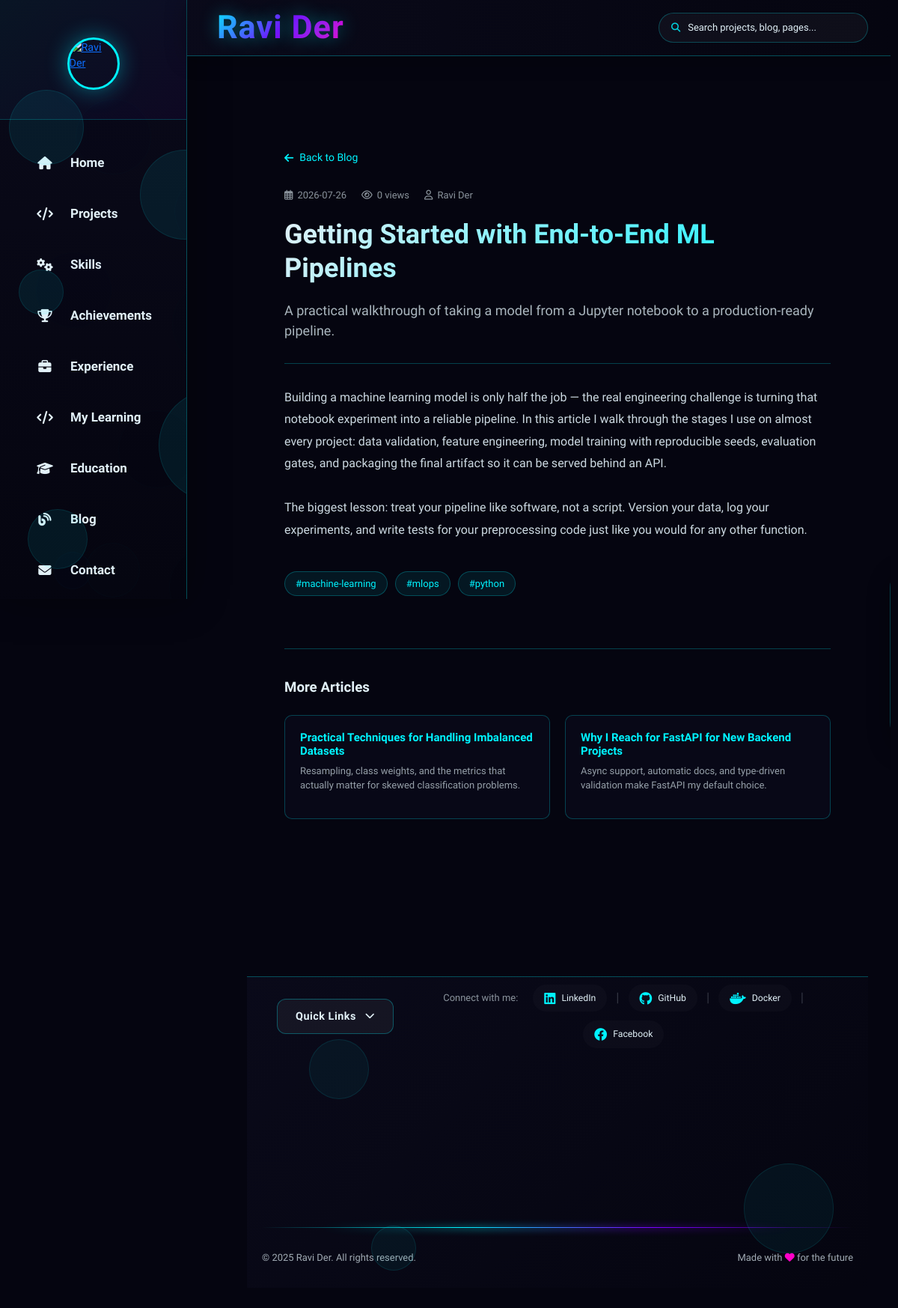
Before: /blog/getting-started-with-ml-pipelines with the older database file.
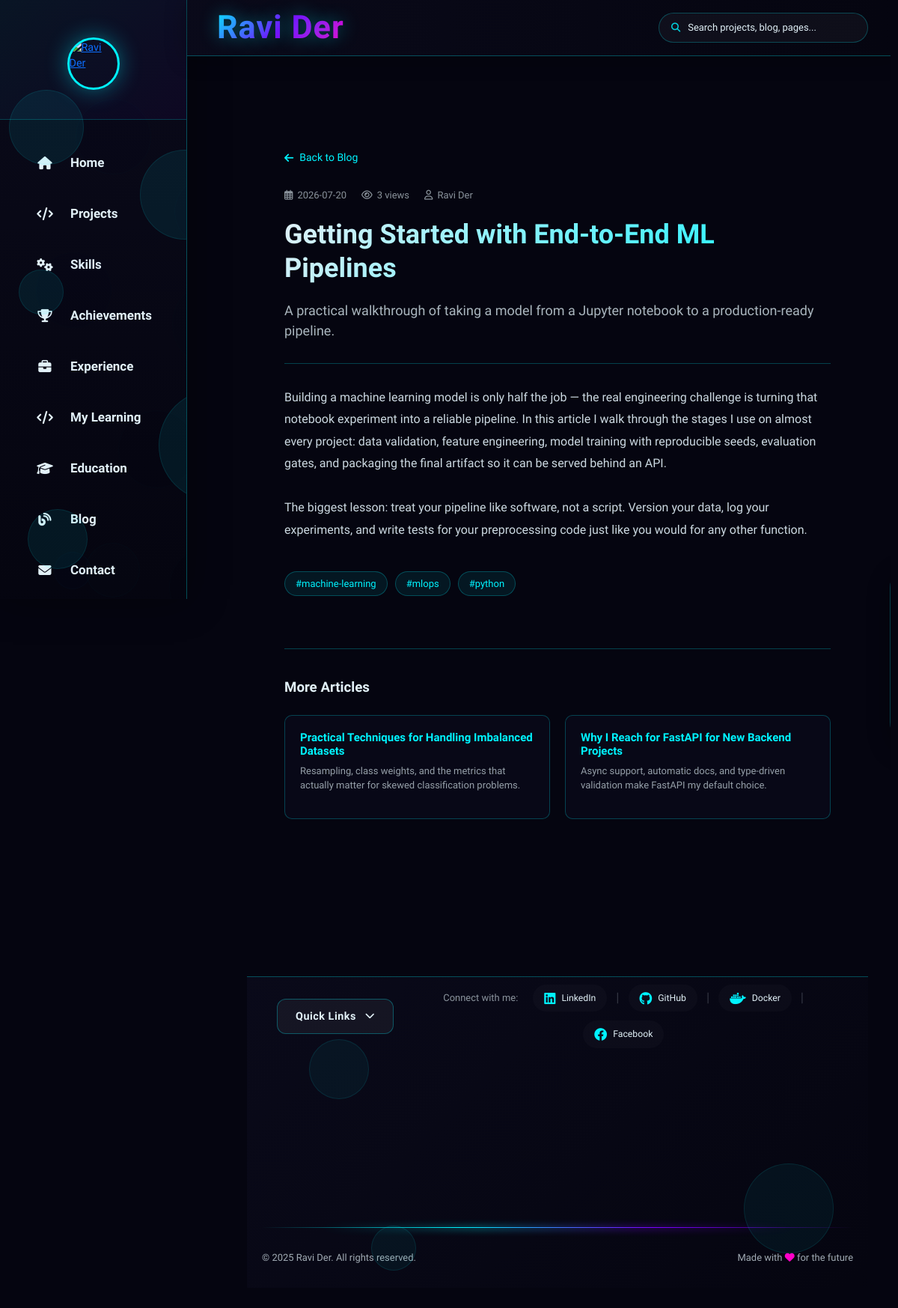
After: the same page with the newer database file.
### tables this page shows
CREATE TABLE blog_posts (
    id INTEGER PRIMARY KEY AUTOINCREMENT,
    slug TEXT UNIQUE NOT NULL,
    title TEXT NOT NULL,
    summary TEXT NOT NULL,
    content TEXT NOT NULL,
    cover_image TEXT,
    tags TEXT,
    author TEXT DEFAULT 'Ravi Der',
    published_at TEXT NOT NULL,
    views INTEGER DEFAULT 0
, status TEXT DEFAULT 'published', updated_at TIMESTAMP, display_order INTEGER DEFAULT 0);

### flask_app.py (the view)
    @app.route('/blog/<slug>')
    def blog_post(slug):
        conn = db.get_connection()
        with conn:
            conn.execute("UPDATE blog_posts SET views = views + 1 WHERE slug = ?", (slug,))
        post = conn.execute("SELECT * FROM blog_posts WHERE slug = ?", (slug,)).fetchone()
        related = conn.execute(
            "SELECT * FROM blog_posts WHERE slug != ? AND (status = 'published' OR status IS NULL) "
            "ORDER BY published_at DESC LIMIT 3", (slug,)
        ).fetchall()
        conn.close()
        if not post:
            abort(404)
        return render_template('blog_post.html', post=post, related=related)

### app/core/db.py (called while the page is built)
def get_connection():
    os.makedirs(DATA_DIR, exist_ok=True)
    conn = sqlite3.connect(DB_PATH)
    conn.row_factory = sqlite3.Row
    conn.execute("PRAGMA foreign_keys = ON")
    conn.execute("PRAGMA journal_mode = WAL")
    conn.execute("PRAGMA synchronous = NORMAL")
    return conn

def now_iso():
    return datetime.now(timezone.utc).isoformat()

### flask_app.py (called while the page is built)
@app.context_processor
def inject_seo_globals():
    return {
        "site_url": SITE_URL.rstrip('/'),
        "google_site_verification": GOOGLE_SITE_VERIFICATION,
    }

@app.after_request
def add_security_headers(response):
    response.headers["X-Content-Type-Options"] = "nosniff"
    response.headers["X-Frame-Options"] = "DENY"
    response.headers["X-XSS-Protection"] = "1; mode=block"
    response.headers["Referrer-Policy"] = "strict-origin-when-cross-origin"
    response.headers["Content-Security-Policy"] = (
        "default-src 'self'; "
        "img-src 'self' data: https:; "
        "style-src 'self' 'unsafe-inline' https:; "
        "script-src 'self' 'unsafe-inline' https:; "
        "connect-src 'self' https:; "
        "font-src 'self' https: data:;"
    )
    return response

### templates/blog_post.html (shortened to what this page needs)
{% extends 'base.html' %}
{% block extra_css %}
<link rel="stylesheet" href="https://cdnjs.cloudflare.com/ajax/libs/font-awesome/6.4.0/css/all.min.css">
{% endblock %}
{% block content %}
<section class="post-section">
    <div class="post-container">
        <a href="{{ url_for('blog') }}" class="back-to-blog">
            <i class="fas fa-arrow-left"></i> Back to Blog
        </a>
        <div class="post-meta">
            <span><i class="far fa-calendar-alt"></i> {{ post.published_at[:10] if post.published_at else '' }}</span>
            <span><i class="far fa-eye"></i> {{ post.views }} views</span>
            {% if post.author %}<span><i class="far fa-user"></i> {{ post.author }}</span>{% endif %}
        </div>
        <h1 class="post-title">{{ post.title }}</h1>
        <p class="post-summary">{{ post.summary }}</p>
        <div class="post-body">{{ post.content }}</div>
        {% if post.tags %}
        <div class="post-tags">
            {% for tag in post.tags.split(',') %}
                {% if tag.strip() %}<span class="post-tag">#{{ tag.strip() }}</span>{% endif %}
            {% endfor %}
        </div>
        {% endif %}
        {% if related %}
        <div class="related-section">
            <h3 class="related-title">More Articles</h3>
            <div class="related-grid">
                {% for r in related %}
                <a href="{{ url_for('blog_post', slug=r.slug) }}" class="related-card">
                    <h4>{{ r.title }}</h4>
                    <p>{{ r.summary }}</p>
                </a>
                {% endfor %}
            </div>
        </div>
        {% endif %}
    </div>
</section>
{% endblock %}

Changed rows visible on the page:
changed blog_posts "Getting Started with End-to-End ML Pipelines": published_at "2026-07-26" → "2026-07-20"; views "0" → "3"
